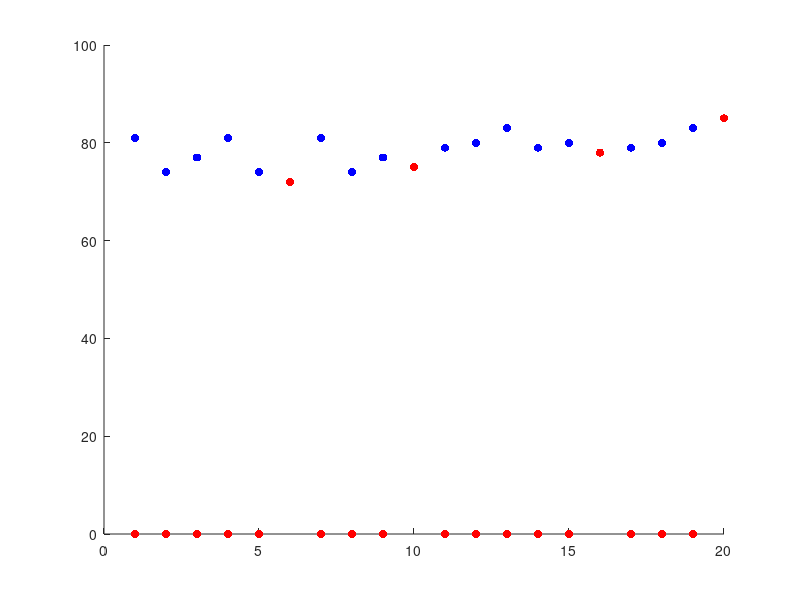

Write MATLAB code to recreate this figure. (Note: this script raises an error after producing the figure.)

%DiffCond
% p1 = [86 81	83];
% p2 = [82 87	84];
% 
% p3 = [p1(1) p1(2) p1(2)];
% 
% p4 = [p2(1) p2(2) p2(2)];
% 	
% p5 = [p1(1) p1(2) p1(3) p1(3)];
% 
% p6 = [p2(1) p2(2) p2(3) p2(3)];

%DifDirection
p1	= [81	74	77]	
p2	= [79	80	83];	
p3	= [81	74	72];	
p4	= [79	80	78];
p5	= [81	74	77	75];
p6	= [79	80	83	85];




% p1 = [57 65 61];
% 
% p2 = [55 63 59];
% 
% p3 = [p1(1) p1(2) p1(2)];
% 
% p4 = [p2(1) p2(2) p2(2)];
% 	
% p5 = [p1(1) p1(2) p1(3) p1(3)];
% % 
% p6 = [p2(1) p2(2) p2(3) p2(3)];

y = [p1 p3 p5 p2 p4 p6];

figure;
h = scatter(1:length(y), y, 'b', 'filled') % No line specifier in the LineSpec => no line
hChildren = get(h, 'Children');
set(hChildren, 'Markersize', 20)

hold on
devs = [6 10 16 20]
devArr(6) = y(6);
devArr(10) = y(10);
devArr(16) = y(16);
devArr(20) = y(20);

h = scatter(1:length(y), devArr, 'r', 'filled');
hChildren = get(h, 'Children');
set(hChildren, 'Markersize', 20);

hx = graph2d.constantline(3.5, 'LineStyle',':', 'Color',[.7 .7 .7], 'LineWidth', 2);
changedependvar(hx,'x');
hx = graph2d.constantline(6.5, 'LineStyle',':', 'Color',[.7 .7 .7], 'LineWidth', 2);
changedependvar(hx,'x');
hx = graph2d.constantline(9.5, 'LineStyle',':', 'Color',[.7 .7 .7], 'LineWidth', 2);
changedependvar(hx,'x');
hx = graph2d.constantline(10.5, 'LineStyle',':', 'Color',[.7 .7 .7],'LineWidth', 2);
changedependvar(hx,'x');
hx = graph2d.constantline(13.5, 'LineStyle',':', 'Color',[.7 .7 .7], 'LineWidth', 2);
changedependvar(hx,'x');
hx = graph2d.constantline(16.5, 'LineStyle',':', 'Color',[.7 .7 .7], 'LineWidth', 2);
changedependvar(hx,'x');
hx = graph2d.constantline(19.5, 'LineStyle',':', 'Color',[.7 .7 .7], 'LineWidth', 2);
changedependvar(hx,'x');

% axis([0 25 50 70])
axis([0 21 70 88])
